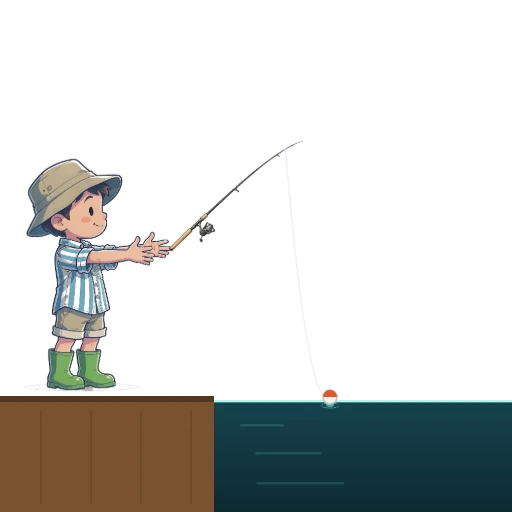
#> input picture assets/img/anim/fishing.webp, 512 x 512 px, found by its file name
$ python -i _n4_pipeline3.py   (imports and definitions only)
#> lines starting #> are read from the running program, lines starting #| are printed output that depends on the picture
# -*- coding: utf-8 -*-
"""本轮 17 张最终抠图管线（v14 · 定版）

按「是否需要投影重建」分流，避免过度处理：

  默认路径（绝大多数图）：
    标准抠图 → 清扫同色残留 → 完成
    （这些图本来就没网点问题，投影要么不存在、要么本来就是干净的）

  投影重建路径（--rebuild-shadow，仅用于脚下有 halftone 网点的图）：
    ① 原图上把「封闭纸底色块」（背景口袋）改成纯纸底色
    ② 原图上把投影椭圆整块改写成「比纸底深 58 色距」的深奶油色
       （色距在抠图容差之外 → 洪水进不去 → 完整保留），边缘 alpha 渐变
    ③ 标准抠图
    ④ 清扫同色残留

投影椭圆只认「底部带 + 横长 + 面积够大」的连通块，
并且要求它**不含大面积主体墨线**——否则说明抓到的是主体下半身而不是投影。
"""
import os, sys, argparse, subprocess
import numpy as np
from PIL import Image
from scipy import ndimage

MK = 'C:/Users/Administrator/.workbuddy/skills/character-art/scripts/make_transparent.py'
BASE = os.path.dirname(os.path.dirname(os.path.abspath(__file__)))

def median_border(arr):
    edge = np.concatenate([arr[0], arr[-1], arr[:, 0], arr[:, -1]], axis=0)
    return np.median(edge, axis=0)

# [72 lines left out: functions closed_light_blocks, shadow_ellipse, sweep, not called in this run]

def process(raw, out, tol=55, rebuild_shadow=False, band=0.68,
            shadow_shift=(58, 46, 40), sweep_tol=12, pocket_std=6.5):
#> called with raw = '../assets/img/anim/fishing.webp', out = 'out.png', tol = 55, rebuild_shadow = False, band = 0.68, shadow_shift = (58, 46, 40), sweep_tol = 12, pocket_std = 6.5
    im = Image.open(os.path.join(BASE, raw)).convert('RGB')
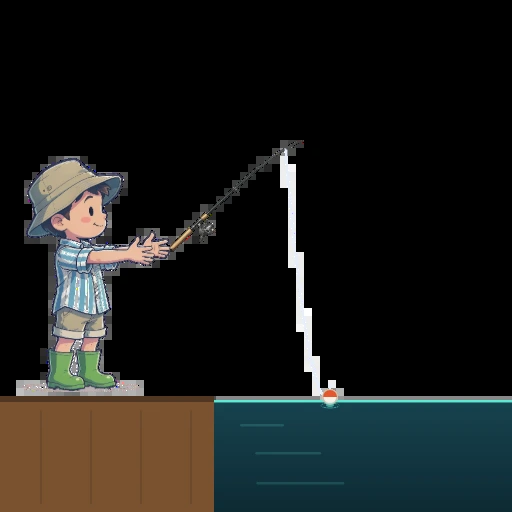
#> im: PIL image 512x512 RGB; mean R, G, B 28, 29.2, 26.8
    arr = np.array(im).astype(np.float32)
    H, W, _ = arr.shape
#> H = 512; W = 512
    ref = median_border(arr)
#> in median_border, `edge = np.concatenate([arr[0], arr[-1], arr[:, 0], arr[:, -1]], axis=0)`: edge = 2048 rows, first 8: [0, 0, 0], [0, 0, 0], [0, 0, 0], [0, 0, 0], [0, 0, 0], [0, 0, 0], [0, 0, 0], [0, 0, 0]
#> ref = [0, 0, 0]
    dist = np.sqrt(((arr - ref) ** 2).sum(axis=2))
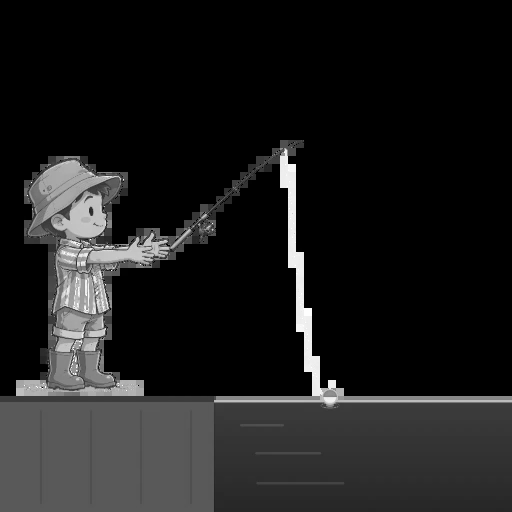
#> dist: shape (512, 512) float32; min 0, max 441.7, mean 50.4; drawn with min black and max white
    work = arr.copy()
    npk = nsh = 0

    if rebuild_shadow:
        # ① 封闭背景口袋 → 纯纸底色
        pockets = closed_light_blocks(arr, ref, pocket_std=pocket_std) \
            if False else closed_light_blocks(arr, ref, 32, 800, pocket_std)
        work[pockets] = ref
        npk = int(pockets.sum())
        # ② 投影重建
        ell = shadow_ellipse(arr, ref, band)
        nsh = int(ell.sum())
        if nsh:
            proj = np.clip(ref - np.array(shadow_shift, dtype=np.float32), 0, 255)
            work[ell & ~(dist > 130)] = proj

    tmp = os.path.join(BASE, 'processed', '_n4pipe_tmp.png')
    Image.fromarray(np.clip(work, 0, 255).astype(np.uint8)).save(tmp)
    cut = os.path.join(BASE, 'processed', '_n4pipe_cut.png')
    cmd = [sys.executable, MK, 'key', tmp, cut,
           '--target-w', '1024', '--bg-ref', '--no-soft', '--tol', str(tol),
           '--remove-spots', '0.70,0.82,1.0,1.0', '--spots-max', '0.05']
    subprocess.run(cmd, check=True, stdout=subprocess.DEVNULL)
#> (this line was passed over: subprocess is not available in this run)

#> (the run stopped early here; a loop or call above may not have finished)
